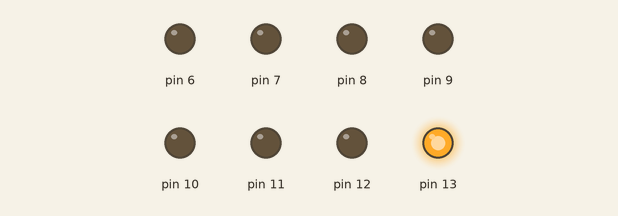
Recording of a sketch running on a simulated Arduino Uno, built with avr-gcc and run on an emulated ATmega328P. Parts: output pins drawn as LEDs (lit = HIGH).

Above: at 0.05 s.
At 0.55 s:
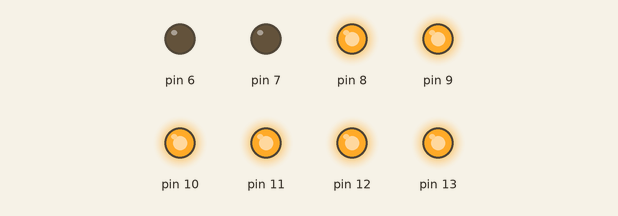
At 0.9 s:
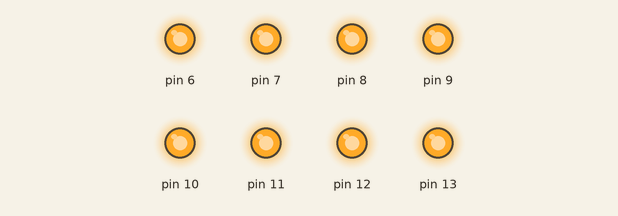
At 1.35 s:
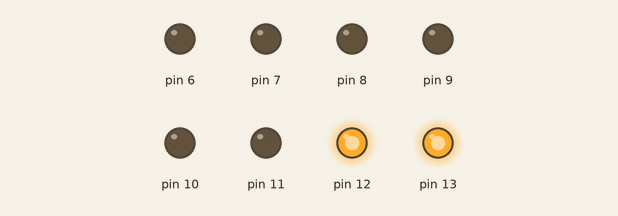
At 1.85 s:
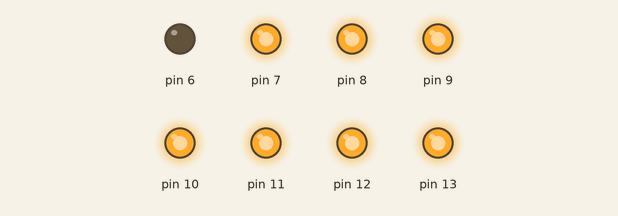
At 2.85 s:
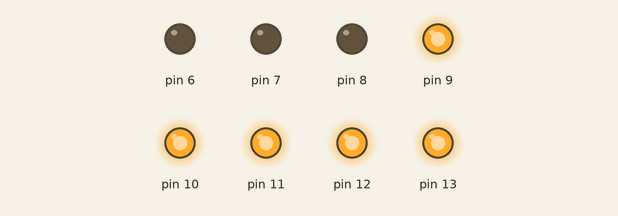
Timing chart, 0 to 3.1 s (numbered marks = the images above):
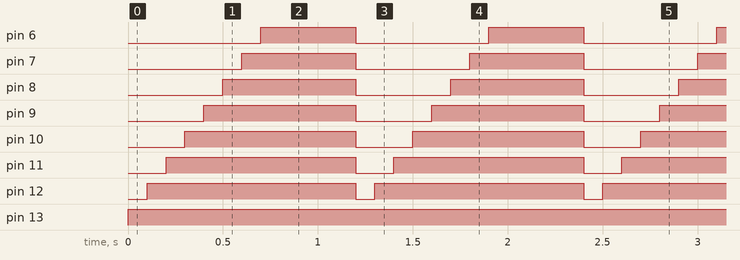

The sketch:

led_pattern.ino
```cpp
void setup() {
pinMode(13,OUTPUT);
pinMode(12,OUTPUT) ;
pinMode(11,OUTPUT);
pinMode(10,OUTPUT);
pinMode(9,OUTPUT);
pinMode(8,OUTPUT);
pinMode(7,OUTPUT);
pinMode(6,OUTPUT);


  // put your setup code here, to run once:

}

void loop() {

digitalWrite(13,HIGH);
digitalWrite(12,LOW);
digitalWrite(11,LOW);
digitalWrite(10,LOW);
digitalWrite(9,LOW);
digitalWrite(8,LOW);
digitalWrite(7,LOW);
digitalWrite(6,LOW);
delay(100);
digitalWrite(13,HIGH);
digitalWrite(12,HIGH);
digitalWrite(11,LOW);
digitalWrite(10,LOW);
digitalWrite(9,LOW);
digitalWrite(8,LOW);
digitalWrite(7,LOW);
digitalWrite(6,LOW);
delay(100);
digitalWrite(13,HIGH);
digitalWrite(12,HIGH);
digitalWrite(11,HIGH);
digitalWrite(10,LOW);
digitalWrite(9,LOW);
digitalWrite(8,LOW);
digitalWrite(7,LOW);
digitalWrite(6,LOW);
delay(100);
digitalWrite(13,HIGH);
digitalWrite(12,HIGH);
digitalWrite(11,HIGH);
digitalWrite(10,HIGH);
digitalWrite(9,LOW);
digitalWrite(8,LOW);
digitalWrite(7,LOW);
digitalWrite(6,LOW);
delay(100);
digitalWrite(13, HIGH);
digitalWrite(12,HIGH);
digitalWrite(11,HIGH);
digitalWrite(10,HIGH);
digitalWrite(9,HIGH);
digitalWrite(8,LOW);
digitalWrite(7,LOW);
digitalWrite(6,LOW);
delay(100);
digitalWrite(13, HIGH);
digitalWrite(12,HIGH);
digitalWrite(11,HIGH);
digitalWrite(10,HIGH);
digitalWrite(9,HIGH);
digitalWrite(8,HIGH);
digitalWrite(7,LOW);
digitalWrite(6,LOW);
delay(100);
digitalWrite(13, HIGH);
digitalWrite(12,HIGH);
digitalWrite(11,HIGH);
digitalWrite(10,HIGH);
digitalWrite(9,HIGH);
digitalWrite(8,HIGH);
digitalWrite(7,HIGH);
digitalWrite(6,LOW);

delay(100);
digitalWrite(13, HIGH);
digitalWrite(12,HIGH);
digitalWrite(11,HIGH);
digitalWrite(10,HIGH);
digitalWrite(9,HIGH);
digitalWrite(8,HIGH);
digitalWrite(7,HIGH);
digitalWrite(6,HIGH);

delay(500);
digitalWrite(13,LOW);
digitalWrite(12,LOW);
digitalWrite(11,LOW);
digitalWrite(10,LOW);
digitalWrite(9,LOW);
digitalWrite(8,LOW);
digitalWrite(7,LOW);
digitalWrite(6,LOW);


}
```

Measured:
- by itself, pin 6: alternates HIGH for 0.50 s and LOW for 0.70 s
- by itself, pin 7: alternates HIGH for 0.60 s and LOW for 0.60 s
- by itself, pin 8: alternates HIGH for 0.70 s and LOW for 0.50 s
- by itself, pin 9: alternates HIGH for 0.80 s and LOW for 0.40 s
- by itself, pin 10: alternates HIGH for 0.90 s and LOW for 0.30 s
- by itself, pin 11: alternates HIGH for 1.0 s and LOW for 0.20 s
- by itself, pin 12: alternates HIGH for 1.1 s and LOW for 0.10 s
- by itself, pin 13: LOW → HIGH at 0.00 s
